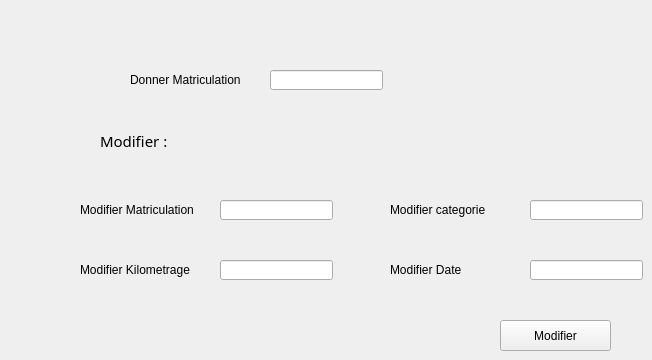
     <widget class="QWidget" name="Modifier">
      <attribute name="title">
       <string>Modifier</string>
      </attribute>
      <widget class="QLabel" name="Kilometrage_M">
       <property name="geometry">
        <rect>
         <x>80</x>
         <y>260</y>
         <width>131</width>
         <height>20</height>
        </rect>
       </property>
       <property name="text">
        <string>Modifier Kilometrage</string>
       </property>
      </widget>
      <widget class="QLabel" name="Date_M">
       <property name="geometry">
        <rect>
         <x>390</x>
         <y>260</y>
         <width>131</width>
         <height>20</height>
        </rect>
       </property>
       <property name="text">
        <string>Modifier Date </string>
       </property>
      </widget>
      <widget class="QLineEdit" name="lineEdit_matRech_M">
       <property name="geometry">
        <rect>
         <x>270</x>
         <y>70</y>
         <width>113</width>
         <height>20</height>
        </rect>
       </property>
      </widget>
      <widget class="QLineEdit" name="lineEdit_categorie_M">
       <property name="geometry">
        <rect>
         <x>530</x>
         <y>200</y>
         <width>113</width>
         <height>20</height>
        </rect>
       </property>
      </widget>
      <widget class="QLineEdit" name="lineEdit_date_M">
       <property name="geometry">
        <rect>
         <x>530</x>
         <y>260</y>
         <width>113</width>
         <height>20</height>
        </rect>
       </property>
      </widget>
      <widget class="QLabel" name="categorie_M">
       <property name="geometry">
        <rect>
         <x>390</x>
         <y>200</y>
         <width>131</width>
         <height>20</height>
        </rect>
       </property>
       <property name="text">
        <string>Modifier categorie</string>
       </property>
      </widget>
      <widget class="QLineEdit" name="lineEdit_km_M">
       <property name="geometry">
        <rect>
         <x>220</x>
         <y>260</y>
         <width>113</width>
         <height>20</height>
        </rect>
       </property>
      </widget>
      <widget class="QLabel" name="matriculation_M">
       <property name="geometry">
        <rect>
         <x>130</x>
         <y>70</y>
         <width>131</width>
         <height>20</height>
        </rect>
       </property>
       <property name="text">
        <string>Donner Matriculation </string>
       </property>
      </widget>
      <widget class="QPushButton" name="pushButton_Modifier">
       <property name="geometry">
        <rect>
         <x>500</x>
         <y>320</y>
         <width>111</width>
         <height>31</height>
        </rect>
       </property>
       <property name="text">
        <string>Modifier</string>
       </property>
      </widget>
      <widget class="QLabel" name="matriculation_M_3">
       <property name="geometry">
        <rect>
         <x>80</x>
         <y>200</y>
         <width>131</width>
         <height>20</height>
        </rect>
       </property>
       <property name="text">
        <string>Modifier Matriculation </string>
       </property>
      </widget>
      <widget class="QLineEdit" name="lineEdit_mat_M">
       <property name="geometry">
        <rect>
         <x>220</x>
         <y>200</y>
         <width>113</width>
         <height>20</height>
        </rect>
       </property>
      </widget>
      <widget class="QLabel" name="Modifier_3">
       <property name="geometry">
        <rect>
         <x>100</x>
         <y>130</y>
         <width>211</width>
         <height>21</height>
        </rect>
       </property>
       <property name="font">
        <font>
         <family>MS Reference Sans Serif</family>
         <pointsize>11</pointsize>
        </font>
       </property>
       <property name="text">
        <string>Modifier :</string>
       </property>
      </widget>
     </widget>
